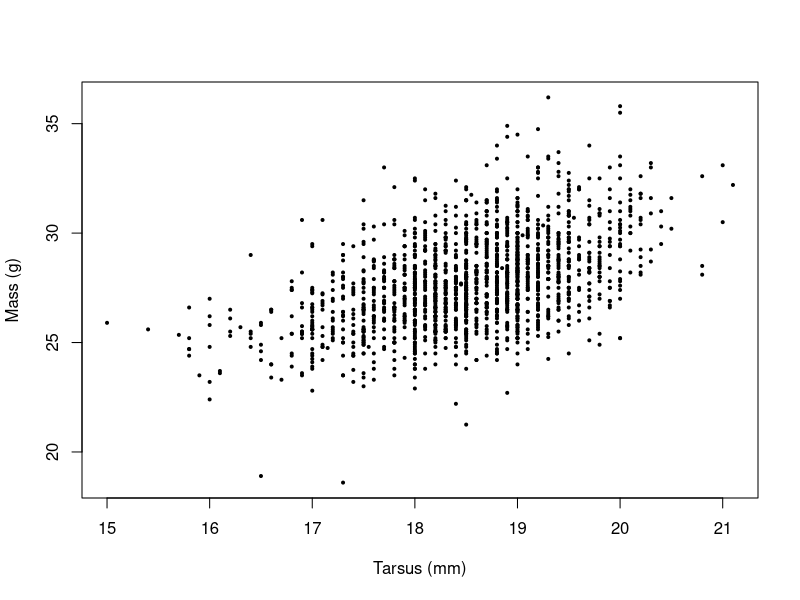
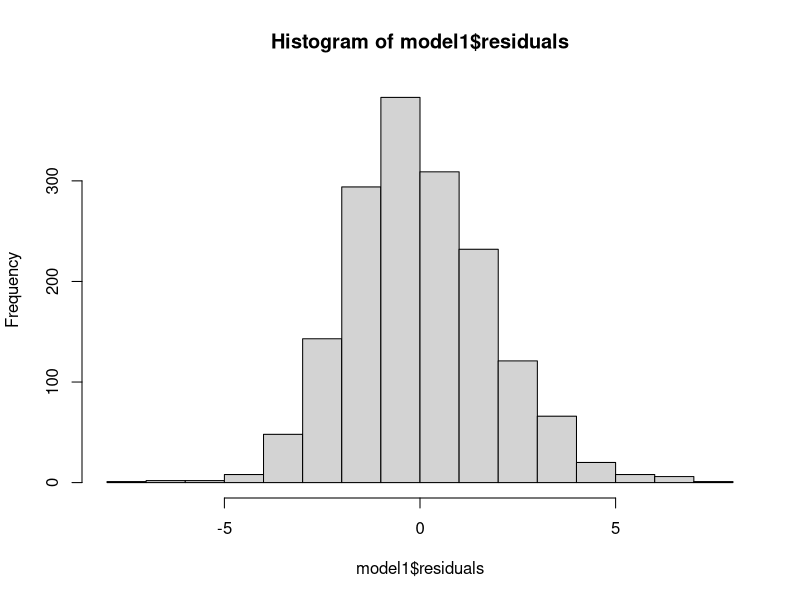
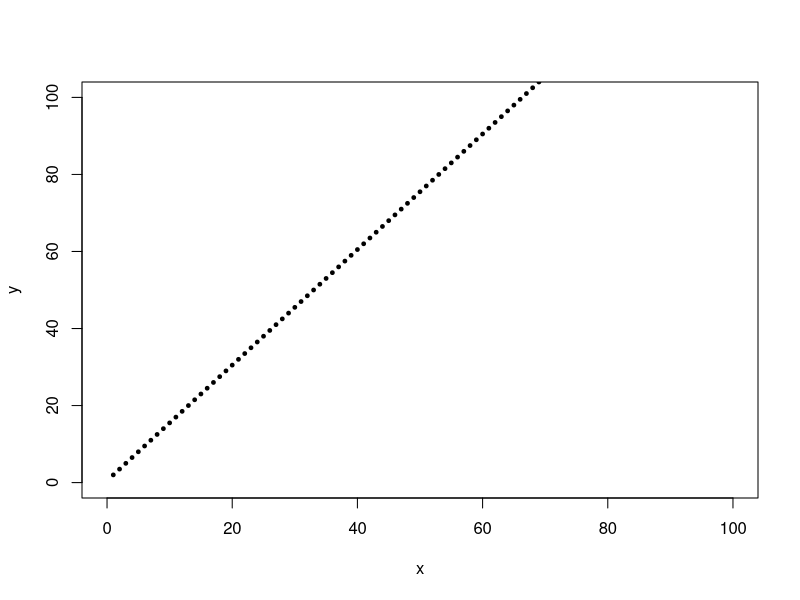

Write the R code that produced these figures, in order.
d<-read.table("../Data/SparrowSize.txt", header=TRUE)
plot(d$Mass~d$Tarsus, ylab="Mass (g)", xlab="Tarsus (mm)", pch=19, cex=0.4)

d1<-subset(d, d$Mass!="NA")
d2<-subset(d1, d1$Tarsus!="NA")
length(d2$Tarsus)

model1<-lm(Mass~Tarsus, data=d2)
summary(model1)
model1

hist(model1$residuals)

head(model1$residuals)


x<-c(1:100)
b<-0.5
m<-1.5
y<-m*x+b
plot(x,y, xlim=c(0,100), ylim=c(0,100), pch=19, cex=0.5)

model2<-lm(y~x)
summary(model2)

d2$z.Tarsus<-scale(d2$Tarsus)
model3<-lm(Mass~z.Tarsus, data=d2)
summary(model3)


d4<-subset(d, d$Wing!="NA")
m4<-lm(Wing~Sex, data=d4)
t4<-t.test(d4$Wing~d4$Sex, var.equal=TRUE)
summary(m4)


d5 <- subset(d, d$Bill != "NA")
d6 <- subset(d5, d$Mass != "NA")
m5 <- lm(Mass~Bill, data=d6)